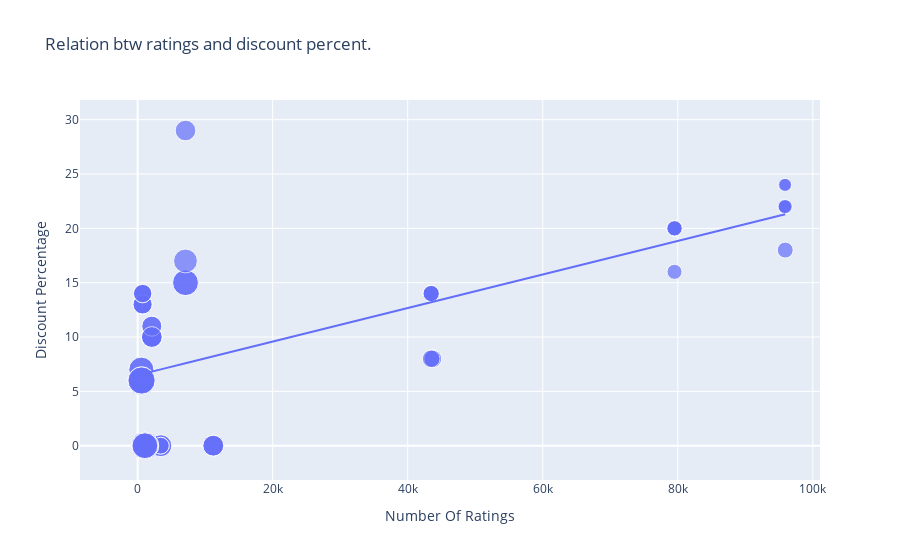

The code cell stored with this chart in its notebook:
### Code cell
fig=px.scatter(data_frame=data, x="Number Of Ratings", y="Discount Percentage", size="Sale Price",trendline="ols",
               title="Relation btw ratings and discount percent.")
fig.show()

### Figure 1 — Plotly figure (JSON) as saved in the notebook; plotly's stock layout.template omitted (floating-point values rounded to 4 significant figures)
{"data": [{"hovertemplate": "Number Of Ratings=%{x}<br>Discount Percentage=%{y}<br>Sale Price=%{marker.size}<extra></extra>", "legendgroup": "", "marker": {"color": "#636efa", "size": [49900, 84900, 84900, 77000, 77000, 49900, 49900, 77000, 89900, 41999, 39999, 41999, 41999, 41999, 131900, 117100, 131900, 117100, 74999, 117900, 117100, 117900, 99900, 44999, 140900, 130900, 64900, 120900, 59900, 75900, 110900, 130900, 120900, 64900, 64900, 75900, 75900, 120900, 59900, 120900, 75900, 140900, 70900, 70900, 75900, 59900, 110900, 120900, 130900, 130900, 54999, 54999, 29999, 34999, 34999, 34999, 54999, 29999, 46999, 46999, 46999, 46999], "sizemode": "area", "sizeref": 352.2, "symbol": "circle"}, "mode": "markers", "name": "", "orientation": "v", "showlegend": false, "type": "scatter", "x": [3431, 3431, 3431, 11202, 11202, 3431, 3431, 11202, 1454, 79512, 79512, 79582, 79512, 79512, 1078, 1078, 1078, 1078, 7088, 7088, 1078, 7088, 7081, 95909, 542, 580, 740, 545, 740, 2101, 545, 580, 580, 730, 730, 2101, 2101, 580, 740, 580, 2092, 545, 2101, 2092, 2101, 740, 545, 580, 580, 580, 43707, 43707, 95807, 95909, 95807, 95909, 43470, 95909, 43470, 43470, 43470, 43470], "xaxis": "x", "y": [0, 0, 0, 0, 0, 0, 0, 0, 0, 20, 16, 20, 20, 20, 0, 0, 0, 0, 29, 15, 0, 15, 17, 18, 6, 6, 13, 6, 14, 10, 7, 6, 6, 13, 13, 10, 10, 6, 14, 6, 10, 6, 11, 11, 10, 14, 7, 6, 6, 6, 8, 8, 24, 22, 22, 22, 8, 24, 14, 14, 14, 14], "yaxis": "y"}, {"hovertemplate": "<b>OLS trendline</b><br>Discount Percentage = 0.000154292 * Number Of Ratings + 6.49233<br>R<sup>2</sup>=0.468988<br><br>Number Of Ratings=%{x}<br>Discount Percentage=%{y} <b>(trend)</b><extra></extra>", "legendgroup": "", "marker": {"color": "#636efa", "symbol": "circle"}, "mode": "lines", "name": "", "showlegend": false, "type": "scatter", "x": [542, 545, 545, 545, 545, 580, 580, 580, 580, 580, 580, 580, 580, 730, 730, 740, 740, 740, 740, 1078, 1078, 1078, 1078, 1078, 1454, 2092, 2092, 2101, 2101, 2101, 2101, 2101, 3431, 3431, 3431, 3431, 3431, 7081, 7088, 7088, 7088, 11202, 11202, 11202, 43470, 43470, 43470, 43470, 43470, 43707, 43707, 79512, 79512, 79512, 79512, 79582, 95807, 95807, 95909, 95909, 95909, 95909], "xaxis": "x", "y": [6.576, 6.576, 6.576, 6.576, 6.576, 6.582, 6.582, 6.582, 6.582, 6.582, 6.582, 6.582, 6.582, 6.605, 6.605, 6.607, 6.607, 6.607, 6.607, 6.659, 6.659, 6.659, 6.659, 6.659, 6.717, 6.815, 6.815, 6.816, 6.816, 6.816, 6.816, 6.816, 7.022, 7.022, 7.022, 7.022, 7.022, 7.585, 7.586, 7.586, 7.586, 8.221, 8.221, 8.221, 13.2, 13.2, 13.2, 13.2, 13.2, 13.24, 13.24, 18.76, 18.76, 18.76, 18.76, 18.77, 21.27, 21.27, 21.29, 21.29, 21.29, 21.29], "yaxis": "y"}], "layout": {"autosize": true, "legend": {"itemsizing": "constant", "tracegroupgap": 0}, "title": {"text": "Relation btw ratings and discount percent."}, "xaxis": {"anchor": "y", "autorange": false, "domain": [0, 1], "range": [-8539.0, 101100.0], "title": {"text": "Number Of Ratings"}, "type": "linear"}, "yaxis": {"anchor": "x", "autorange": true, "domain": [0, 1], "range": [-5.213, 33.41], "title": {"text": "Discount Percentage"}, "type": "linear"}}}
